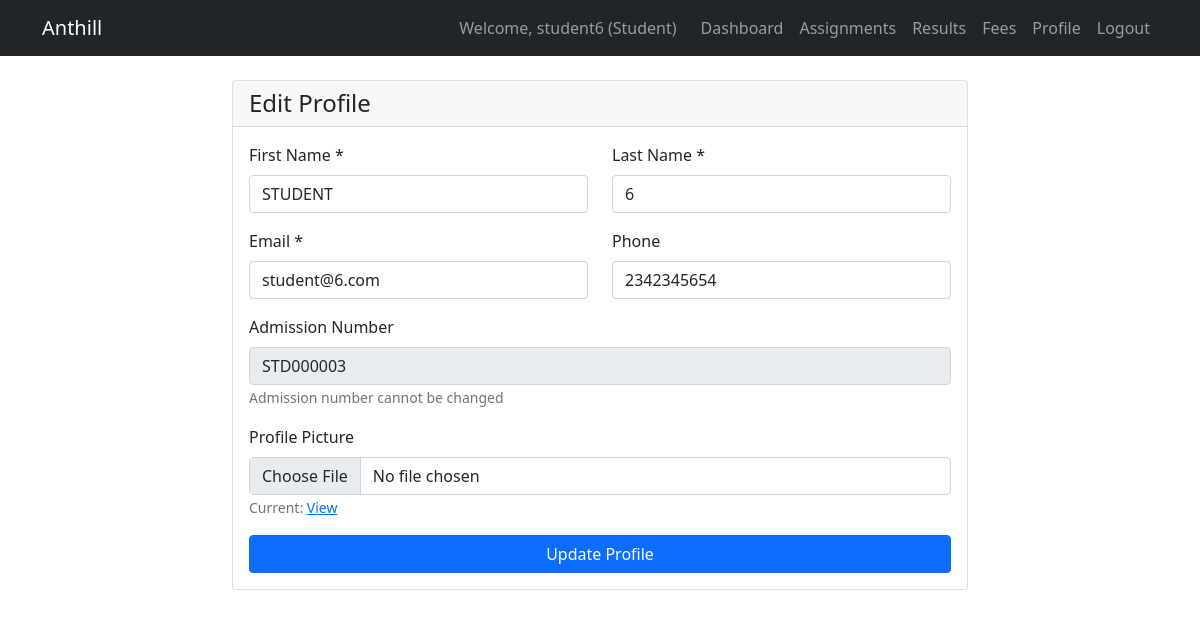
The app's page /users/profile/edit/ (signed in) with its own data.
### users/models.py (models this page shows, shortened)
class User(AbstractUser):
    USER_TYPE_CHOICES = (
        ('super_admin', 'Super Admin'),
        ('senior_admin', 'Senior School Admin'),
        ('junior_admin', 'Junior School Admin'),
        ('teacher', 'Teacher'),
        ('student', 'Student'),
    )
    user_type = models.CharField(max_length=20, choices=USER_TYPE_CHOICES)
    phone = models.CharField(max_length=15, blank=True)
    profile_picture = models.ImageField(upload_to='profiles/', blank=True, null=True)
    city = models.CharField(max_length=100, blank=True)
    lga = models.CharField(max_length=100, blank=True)
    address = models.TextField(blank=True)
    school = models.ForeignKey(
        School,
        on_delete=models.CASCADE,
        related_name='users',
        null=True,
        blank=True
    )
    class Meta:
        unique_together = ['school', 'username']  # Username unique per school

class Student(models.Model):
    user = models.OneToOneField(User, on_delete=models.CASCADE)
    school = models.ForeignKey('schools.School', on_delete=models.CASCADE, null=True)  # String reference
    admission_number = models.CharField(max_length=20, unique=True)
    class_level = models.ForeignKey('academic.ClassLevel', on_delete=models.SET_NULL, null=True, blank=True)  # String reference
    date_admitted = models.DateField(auto_now_add=True)
    elective_subjects = models.ManyToManyField('academic.Subject', blank=True, related_name='elective_students')  # String reference
    date_of_birth = models.DateField(null=True, blank=True)
    allergies = models.TextField(blank=True)
    health_history = models.TextField(blank=True)
    blood_group = models.CharField(max_length=5, blank=True)
    genotype = models.CharField(max_length=5, blank=True)
    home_address = models.TextField(blank=True)
    emergency_contact = models.CharField(max_length=15, blank=True)
    disciplinary_record = models.TextField(blank=True)
    extra_curricular = models.TextField(blank=True)
    sports_house = models.CharField(max_length=50, blank=True)
    awards = models.TextField(blank=True)
    position = models.CharField(max_length=50, blank=True)

### users/views.py (the view, shortened to what this page needs)
# urls.py: path('profile/edit/', views.edit_profile, name='edit_profile'),
@login_required
def edit_profile(request):
    user = request.user
    context = {'user': user}
    if user.user_type == 'student':
        context['student'] = Student.objects.get(user=user)
    return render(request, 'users/edit_profile.html', context)

### templates/users/edit_profile.html (shortened to what this page needs)
{% extends 'base.html' %}
{% block content %}
<div class="container mt-4">
    <div class="row justify-content-center">
        <div class="col-md-8">
            <div class="card">
                <div class="card-header">
                    <h4 class="mb-0">Edit Profile</h4>
                </div>
                <div class="card-body">
                    <form method="post" enctype="multipart/form-data">
                        <div class="row">
                            <div class="col-md-6">
                                <div class="mb-3">
                                    <label class="form-label">First Name *</label>
                                    <input type="text" name="first_name" class="form-control"
                                           value="{{ user.first_name }}" required>
                                </div>
                            </div>
                            <div class="col-md-6">
                                <div class="mb-3">
                                    <label class="form-label">Last Name *</label>
                                    <input type="text" name="last_name" class="form-control"
                                           value="{{ user.last_name }}" required>
                                </div>
                            </div>
                        </div>
                        <div class="row">
                            <div class="col-md-6">
                                <div class="mb-3">
                                    <label class="form-label">Email *</label>
                                    <input type="email" name="email" class="form-control"
                                           value="{{ user.email }}" required>
                                </div>
                            </div>
                            <div class="col-md-6">
                                <div class="mb-3">
                                    <label class="form-label">Phone</label>
                                    <input type="text" name="phone" class="form-control"
                                           value="{{ user.phone }}">
                                </div>
                            </div>
                        </div>
                        {% if user.user_type == 'student' and student %}
                        <div class="mb-3">
                            <label class="form-label">Admission Number</label>
                            <input type="text" name="admission_number" class="form-control"
                                   value="{{ student.admission_number }}" readonly>
                            <small class="text-muted">Admission number cannot be changed</small>
                        </div>
                        {% endif %}
                        <div class="mb-3">
                            <label class="form-label">Profile Picture</label>
                            <input type="file" name="profile_picture" class="form-control" accept="image/*">
                            {% if user.profile_picture %}
                            <small class="text-muted">
                                Current: <a href="{{ user.profile_picture.url }}" target="_blank">View</a>
                            </small>
                            {% endif %}
                        </div>
                        <div class="d-grid">
                            <button type="submit" class="btn btn-primary">Update Profile</button>
                        </div>
                    </form>
                </div>
            </div>
        </div>
    </div>
</div>
{% endblock %}

### templates/base.html (shortened to what this page needs)
{% load user_tags %}
<!DOCTYPE html>
<html lang="en">
<head>
    <link href="https://cdn.jsdelivr.net/npm/bootstrap@5.1.3/dist/css/bootstrap.min.css" rel="stylesheet">
</head>
<body>
    {% block navbar %}
<nav class="navbar navbar-expand-lg navbar-dark bg-dark">
    <div class="container">
        <a class="navbar-brand" href="{% url 'homepage' %}">Anthill</a>
        <div class="navbar-nav ms-auto">
            {% if user.is_authenticated %}
                <span class="navbar-text me-3">
                    Welcome, {{ user.username }} ({{ user.get_user_type_display }})
                </span>
                {% if user.user_type == 'super_admin' %}
                    <a class="nav-link" href="/admin/">Admin Panel</a>
                    <a class="nav-link" href="{% url 'schools:admin_analytics' %}">Analytics</a>
                    <a class="nav-link" href="{% url 'schools:search' %}">Search</a>
                {% elif user.user_type == 'student' %}
                    <a class="nav-link" href="{% url 'users:student_dashboard' %}">Dashboard</a>
                    <a class="nav-link" href="{% url 'academic:student_assignments' %}">Assignments</a>
                    <a class="nav-link" href="{% url 'academic:student_results' %}">Results</a>
                    <a class="nav-link" href="{% url 'academic:student_fees' %}">Fees</a>
                    <a class="nav-link" href="{% url 'users:edit_profile' %}">Profile</a>
                {% endif %}
                <a class="nav-link" href="{% url 'users:logout' %}">Logout</a>
            {% else %}
                <a class="nav-link" href="{% url 'users:register' %}">Register</a>
                <a class="nav-link" href="{% url 'users:login' %}">Login</a>
                <a class="nav-link" href="{% url 'contact_us' %}">Contact Us</a>
            {% endif %}
        </div>
    </div>
</nav>
{% endblock %}
    {% block content %}
    {% endblock %}
</body>
</html>

### records on screen
User: username "student6", user_type "Student", first_name "STUDENT", last_name "6", email "student@6.com", phone "2342345654"
Student: admission_number "STD000003"
